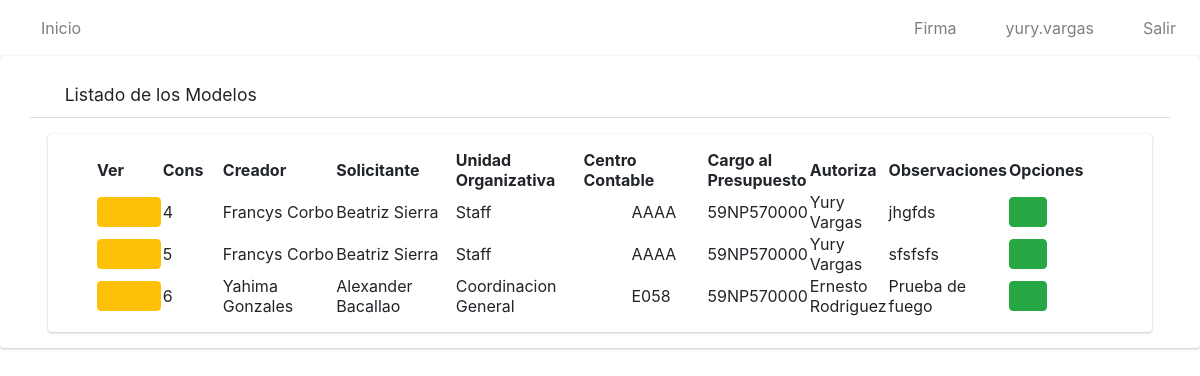
The page /listar_modelos/ (signed in) on the database as committed earlier.
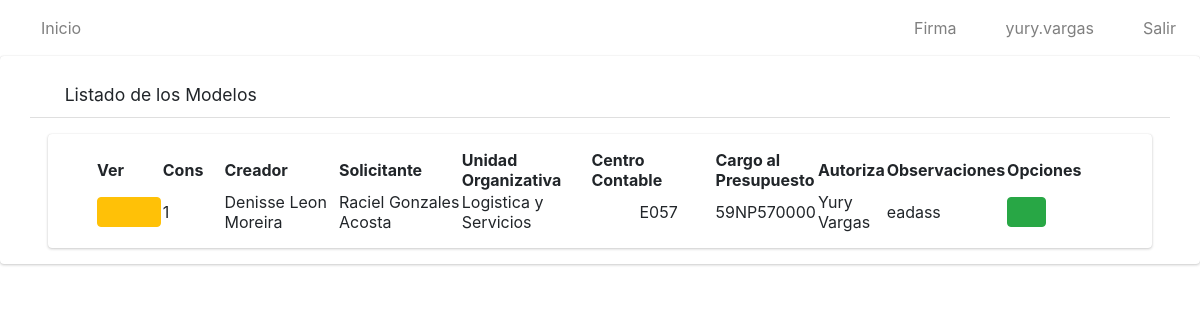
The same page on the database as committed later.
### app/models.py (models this page shows, shortened)
class Modelo(models.Model):
    nombre=models.CharField(max_length=50)
    solicitante=models.CharField(max_length=50)
    unidad_organizativa=models.CharField(max_length=100)
    c_contable=models.CharField(max_length=4)
    consec=models.IntegerField()
    solicitudes=models.ManyToManyField(Solicitud)
    parleg=models.CharField(max_length=20)
    autoriza=models.CharField(max_length=50)
    cargo_presupuesto=models.CharField(max_length=20)
    observaciones = models.CharField(max_length=500)
    estado=models.CharField(max_length=10)

### app/views.py (the view)
# urls.py: path('listar_modelos/', ModeloListView.as_view(), name='listarMod'),
class ModeloListView(ListView):
    model = Modelo
    template_name = 'modelos/listar.html'
    @method_decorator(login_required)
    def dispatch(self, request, *args, **kwargs):
        return super().dispatch(request,*args,** kwargs)
    def get_context_data(self, **kwargs):
        context = super().get_context_data(**kwargs)
        lista_solicitantes=[]
        modelos=Modelo.objects.all()
        context['title'] = "Listado de Solicitudes"
        context['object_list'] = Modelo.objects.all().filter(estado="ok")
        return context

### app/templates/modelos/listar.html (shortened to what this page needs)
{% extends 'base.html' %}
{% load static %}
{% block content %}
    <div class=" card card-default">
        <div class="card-header px-3 mb-3 mt-3 container">
            <h3 class="card-title">
            <i class="fas fa-search"></i>
                Listado de los Modelos
            </h3>
            </div>
        <div class="card card-body content-header mx-5 px-5">
            <table id="myTable" class="display" style="width: 100%;">
                <thead>
                    <tr>
                        <th>Ver</th>
                        <th style="width: 2cm">Cons</th>
                        <th>Creador</th>
                        <th>Solicitante</th>
                        <th>Unidad Organizativa</th>
                        <th>Centro Contable</th>
                        <th>Cargo al Presupuesto</th>
                        <th>Autoriza</th>
                        <th>Observaciones</th>
                        <th style="width: 3cm">Opciones</th>
                    </tr>
                </thead>
                <tbody>
                    {% for i in object_list %}
                    <tr>
                        <td style="width: 1cm"><a href="{% url 'solicitudModel' i.id%}" type="button" class="btn btn-warning">
                    <i class="fas fa-eye" style="width: 1cm"></i>
                </a></td>
                        <td style="width: 20px;">{{i.consec}}</td>
                        <td style="width: 150px;">{{i.nombre}}</td>
                        <td style="width: 150px;">{{i.solicitante}}</td>
                        <td style="width: 150px;">{{i.unidad_organizativa}}</td>
                        <td style="width: 150px;"><div class="pl-5">{{i.c_contable}}</div></td>
                        <td>{{i.cargo_presupuesto}}</td>
                        <td>{{i.autoriza}}</td>
                        <td>{{i.observaciones}}</td>
                        <td>
                {% if perms.app.view_modelo %}
                <a href="{% url 'modelo_pdf' i.id %}" type="button" class="btn btn-success">
                    <i class="fas fa-download"></i>
                </a>
                {% endif %}
                        </td>
                    </tr>
                    {% endfor %}
                </tbody>
            </table>
        </div>
    </div>
{% endblock %}

Rows that differ between the two databases and show on the page:
removed Modelo: consec "4", nombre "Francys Corbo", solicitante "Beatriz Sierra", unidad_organizativa "Staff", c_contable "AAAA", cargo_presupuesto "59NP570000", autoriza "Yury Vargas", observaciones "jhgfds"
removed Modelo: consec "5", nombre "Francys Corbo", solicitante "Beatriz Sierra", unidad_organizativa "Staff", c_contable "AAAA", cargo_presupuesto "59NP570000", autoriza "Yury Vargas", observaciones "sfsfsfs"
removed Modelo: consec "6", nombre "Yahima Gonzales", solicitante "Alexander Bacallao", unidad_organizativa "Coordinacion General", c_contable "E058", cargo_presupuesto "59NP570000", autoriza "Ernesto Rodriguez", observaciones "Prueba de fuego"
added Modelo: consec "1", nombre "Denisse Leon Moreira", solicitante "Raciel Gonzales Acosta", unidad_organizativa "Logistica y Servicios", c_contable "E057", cargo_presupuesto "59NP570000", autoriza "Yury Vargas", observaciones "eadass"
